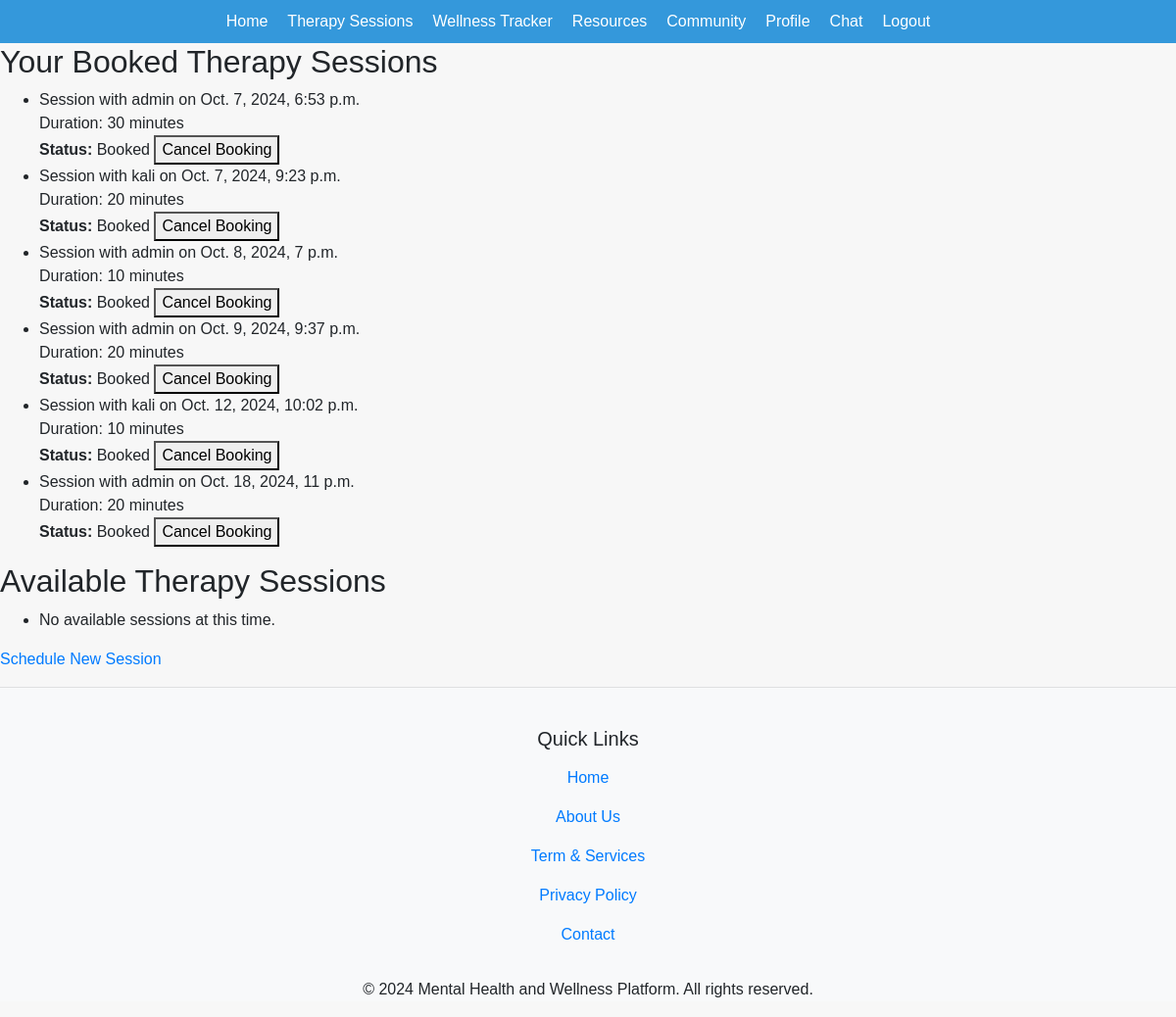
/sessions/sessions/ (signed in), run on an earlier commit of the app's database.
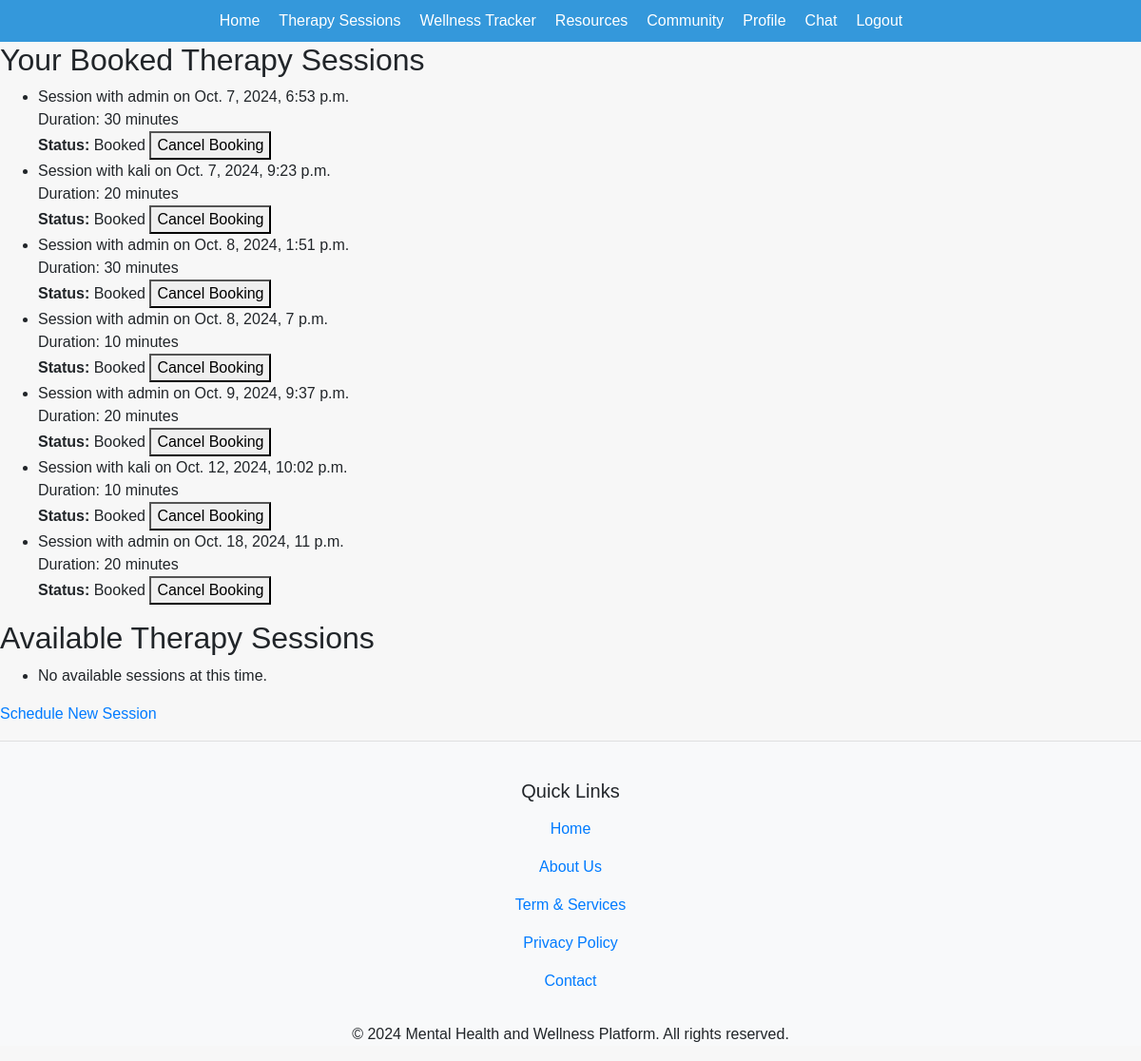
And on a later commit of the database.
### therapy_sessions/models.py (models this page shows, shortened)
class TherapySession(models.Model):
    therapist = models.ForeignKey(settings.AUTH_USER_MODEL, on_delete=models.CASCADE, related_name='therapist_sessions')
    client = models.ForeignKey(settings.AUTH_USER_MODEL, on_delete=models.SET_NULL, related_name='client_sessions', null=True, blank=True)  # Allow NULL and blank values
    session_date = models.DateTimeField()
    session_duration = models.IntegerField(help_text="Duration in minutes")
    booked = models.BooleanField(default=False)
    created_at = models.DateTimeField(default=timezone.now)
    class Meta:
        ordering = ['-session_date']

### accounts/models.py (models this page shows, shortened)
class UserProfile(AbstractUser):
    ROLES = (
        ('client', 'Client'),
        ('therapist', 'Therapist'),
    )
    role = models.CharField(max_length=10, choices=ROLES)
    bio = models.TextField(blank=True, null=True)
    client_photo = models.ImageField(upload_to='client_photos', blank=True, null=True)
    therapist_photo = models.ImageField(upload_to='therapist_photos', blank=True, null=True)
    class Meta:
        verbose_name = 'User Profile'
        verbose_name_plural = 'User Profiles'

### therapy_sessions/views.py (the view)
# urls.py: path('sessions/', views.session_list, name='session_list'),
@login_required
def session_list(request):
    user_sessions = TherapySession.objects.filter(client=request.user).order_by('session_date')
    available_sessions = TherapySession.objects.filter(
        booked=False,  # Not booked
        session_date__gte=timezone.now()  # Date is today or in the future
    ).order_by('session_date')
    return render(request, 'therapy_sessions/session_list.html', {
        'user_sessions': user_sessions,  # Sessions the user booked
        'available_sessions': available_sessions  # Sessions available for booking
    })

### therapy_sessions/templates/therapy_sessions/session_list.html (shortened to what this page needs)
{% extends 'base.html' %}
{% block content %}
<h2>Your Booked Therapy Sessions</h2>
<ul>
    {% for session in user_sessions %}
        <li>
            Session with {{ session.therapist.username }} on {{ session.session_date }}<br>
            Duration: {{ session.session_duration }} minutes<br>
            <strong>Status:</strong> {% if session.booked %}Booked{% else %}Available{% endif %}
            {% if session.booked %}
                <form action="{% url 'cancel_booking' session.id %}" method="POST" style="display:inline;">
                    <button type="submit">Cancel Booking</button>
                </form>
            {% endif %}
        </li>
    {% empty %}
        <li>You have no booked sessions.</li>
    {% endfor %}
</ul>
<h2>Available Therapy Sessions</h2>
<ul>
    {% for session in available_sessions %}
        <li>
            Session with {{ session.therapist.username }} on {{ session.session_date }}<br>
            Duration: {{ session.session_duration }} minutes<br>
            <a href="{% url 'checkout' session.id %}">Book Now</a>
        </li>
    {% empty %}
        <li>No available sessions at this time.</li>
    {% endfor %}
</ul>
<a href="{% url 'schedule_session' %}">Schedule New Session</a>
{% endblock %}

What changed in the data, as far as the page shows it:
added TherapySession: therapist.username "admin", session_date "Oct. 8, 2024, 1:51 p.m.", session_duration "30", booked "Booked"
